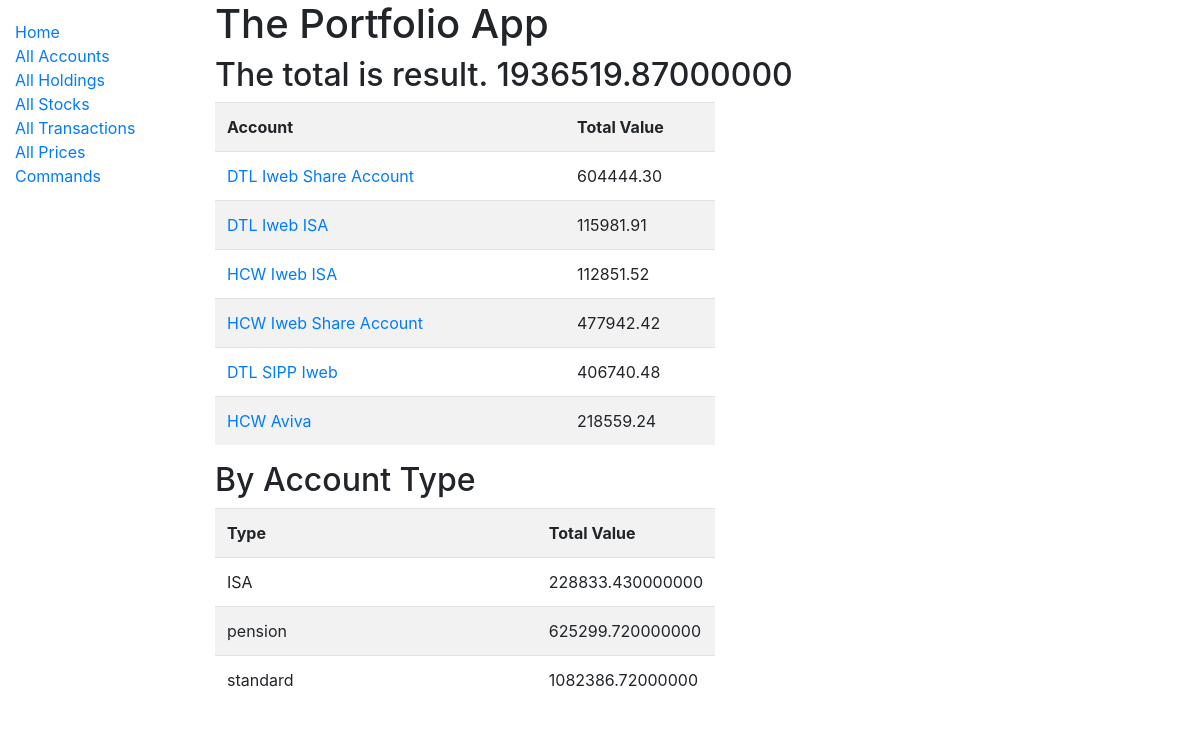
Before: / with the older database file.
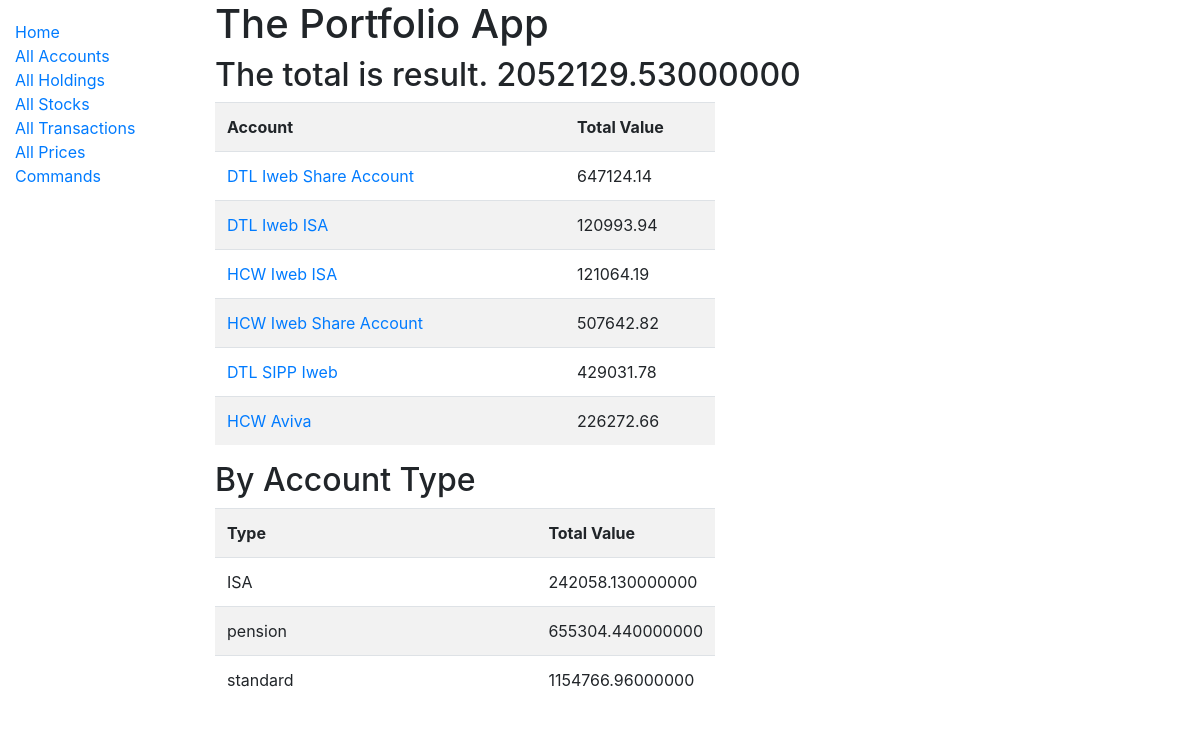
After: the same page with the newer database file.
### portfolio/models.py (models this page shows, shortened)
class Account(models.Model):
    name = models.CharField(max_length=50)
    ACCOUNT_TYPE = (
        ('ISA','ISA'),
        ('pension', 'PENSION'),
        ('standard','STANDARD'),
    )
    account_type = models.CharField(max_length=8, choices=ACCOUNT_TYPE, default='buy')
    account_value = models.DecimalField(max_digits=9, decimal_places=2, default = 0)

### portfolio/views.py (the view)
# urls.py: path("", views.summary, name="index"),
def summary(request):
    totals = Account.objects.aggregate(Sum('account_value'))
    accounts = Account.objects.all()
    accounts_by_type = Account.objects.values('account_type').annotate(total_value=Sum('account_value'))
    return render(request, 'portfolio/summary.html', {
    'totals': totals, 'accounts':accounts, 'accounts_by_type': accounts_by_type,
    }, )

### portfolio/templates/portfolio/summary.html
{% extends 'portfolio/base.html' %}
{% block content %}
        <h1>The Portfolio App</h1>
        <h2>The total is result. {{ totals.account_value__sum }}</h2>
        <table style="width: 500px;" class="table table-striped table-condensed">
            <tr>
                <th style="width: 70%">Account</th>
                <th style="width: 30%">Total Value</th>
            </tr>
            {% for account in accounts %}
            <tr>
                <td><a href="/account/{{ account.id}}">{{ account.name }}</a></td>
                <td>{{account.account_value}}</td>
            </tr>
            {% endfor %}
        </table>
        <h2>By Account Type</h2>
        <table  style="width: 500px;" class="table table-striped table-condensed">
            <tr>
                <th style="width: 70%">Type</th>
                <th style="width: 30%">Total Value</th>
            </tr>
            {% for account_by_type in accounts_by_type %}
            <tr>
                <td>{{ account_by_type.account_type }}</td>
                <td>{{account_by_type.total_value}}</td>
            </tr>
            {% endfor %}
        </table>
{% endblock %}

Changed rows visible on the page:
changed Account "DTL Iweb Share Account": account_value "604444.30" → "647124.14"
changed Account "DTL Iweb ISA": account_value "115981.91" → "120993.94"
changed Account "HCW Iweb ISA": account_value "112851.52" → "121064.19"
changed Account "HCW Iweb Share Account": account_value "477942.42" → "507642.82"
changed Account "DTL SIPP Iweb": account_value "406740.48" → "429031.78"
changed Account "HCW Aviva": account_value "218559.24" → "226272.66"
Other visible differences:
{{ totals.account_value__sum }}: "1936519.87000000" → "2052129.53000000"
new list line: "ISA 242058.130000000"
new list line: "pension 655304.440000000"
new list line: "standard 1154766.96000000"
list line gone: "ISA 228833.430000000"
list line gone: "pension 625299.720000000"
list line gone: "standard 1082386.72000000"
